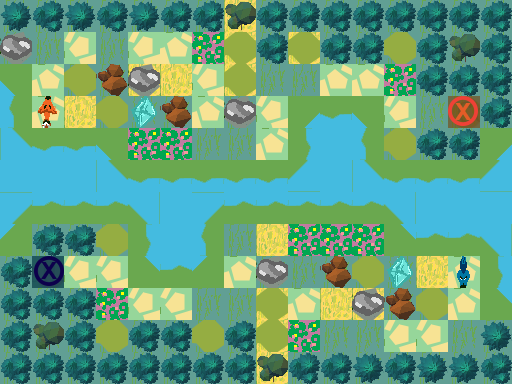

Rendered tile map (Tiled .tmx) drawn with the repository's tilesets; below, a short description and the full map source, tile grids included:
An orthogonal 16x12 tile map with 32x32 px tiles, 3 tile layers (Ground, Obstacles, Objects), 1 hidden layer not drawn.

<map version="1.0" orientation="orthogonal" renderorder="right-down" width="16" height="12" tilewidth="32" tileheight="32" nextobjectid="1">
 <tileset firstgid="1" name="TilesetPlaceholder" tilewidth="32" tileheight="32" tilecount="240" columns="10">
  <image source="../../../../Tileset.png" width="320" height="768" />
 </tileset>
 <layer name="Ground" width="16" height="12">
  <data encoding="csv">
7,7,7,7,7,7,7,2,7,7,7,7,7,7,7,7,
7,7,8,7,8,2684354568,3,2,7,2,7,7,7,7,7,7,
2684354591,2684354568,7,7,2,2,8,2,7,7,2684354568,2684354568,3,7,7,7,
3221225483,2684354568,2,7,7,7,2684354568,7,8,31,2684354571,2684354591,8,7,7,7,
2684354581,2684354571,2684354571,2684354591,3,3,7,7,2684354568,11,5,3221225483,7,7,7,31,
5,5,5,2684354581,2684354571,2684354571,2684354571,2684354571,2684354571,21,5,2684354581,2684354571,2684354571,2684354571,21,
3221225493,1610612747,1610612747,1610612747,1610612757,5,3221225493,1610612747,1610612747,1610612747,1610612747,1610612747,1610612757,5,5,5,
3221225503,7,7,7,11,5,3221225483,7,2,3,3,3,1610612767,1610612747,1610612747,1610612757,
7,1,8,8,1610612767,1610612747,3221225503,2684354568,7,7,7,7,7,2,2684354568,11,
7,7,7,3,8,8,7,7,2,2684354568,2,2,7,7,2684354568,1610612767,
7,7,7,7,7,7,7,7,2,3,7,7,8,8,7,7,
7,7,7,7,7,7,7,7,2,7,7,7,7,7,7,7
</data>
 </layer>
 <layer name="Obstacles" width="16" height="12">
  <data encoding="csv">
53,42,53,42,53,42,42,54,42,42,42,42,42,42,42,42,
43,0,0,0,0,0,0,44,42,44,42,42,44,42,54,42,
0,0,44,56,43,0,0,44,0,0,0,0,0,42,42,42,
0,0,0,44,0,56,0,43,0,0,0,0,0,0,0,42,
0,0,0,0,0,0,0,0,0,0,0,0,44,42,42,0,
0,0,0,0,0,0,0,0,0,0,0,0,0,0,0,0,
0,0,0,0,0,0,0,0,0,0,0,0,0,0,0,0,
0,42,42,44,0,0,0,0,0,0,0,0,0,0,0,0,
42,0,0,0,0,0,0,0,43,0,56,44,0,0,0,0,
42,42,42,0,0,0,0,0,44,0,0,43,56,44,0,0,
42,54,42,44,42,42,44,42,44,0,0,0,0,0,0,53,
42,42,42,42,42,42,42,42,54,42,42,53,42,53,53,42
</data>
 </layer>
 <layer name="Objects" width="16" height="12">
  <data encoding="csv">
0,0,0,0,0,0,0,0,0,0,0,0,0,0,0,0,
0,0,0,0,0,0,0,0,0,0,0,0,0,0,0,0,
0,0,0,0,0,0,0,0,0,0,0,0,0,0,0,0,
0,191,0,0,184,0,0,0,0,0,0,0,0,0,181,0,
0,0,0,0,0,0,0,0,0,0,0,0,0,0,0,0,
0,0,0,0,0,0,0,0,0,0,0,0,0,0,0,0,
0,0,0,0,0,0,0,0,0,0,0,0,0,0,0,0,
0,0,0,0,0,0,0,0,0,0,0,0,0,0,0,0,
0,182,0,0,0,0,0,0,0,0,0,0,184,0,3221225664,0,
0,0,0,0,0,0,0,0,0,0,0,0,0,0,0,0,
0,0,0,0,0,0,0,0,0,0,0,0,0,0,0,0,
0,0,0,0,0,0,0,0,0,0,0,0,0,0,0,0
</data>
 </layer>
 <layer name="Solution" width="16" height="12" visible="0">
  <data encoding="csv">
0,0,0,0,0,0,0,0,0,0,0,0,0,0,0,0,
0,222,222,222,222,0,0,0,0,0,0,0,0,0,0,0,
0,222,0,0,222,0,0,0,222,222,222,222,222,0,0,0,
0,221,0,0,222,0,0,0,222,0,0,0,222,223,0,0,
0,0,0,0,222,222,222,222,222,0,0,0,0,0,0,0,
0,0,0,0,0,0,0,0,0,0,0,0,0,0,0,0,
0,0,0,0,0,0,0,0,0,0,0,0,0,0,0,0,
0,0,0,0,0,0,0,232,232,232,232,232,0,0,0,0,
0,0,233,232,0,0,0,232,0,0,0,232,0,0,0,0,
0,0,0,232,232,232,232,232,0,0,0,232,0,0,231,0,
0,0,0,0,0,0,0,0,0,0,0,232,232,232,232,0,
0,0,0,0,0,0,0,0,0,0,0,0,0,0,0,0
</data>
 </layer>
</map>
